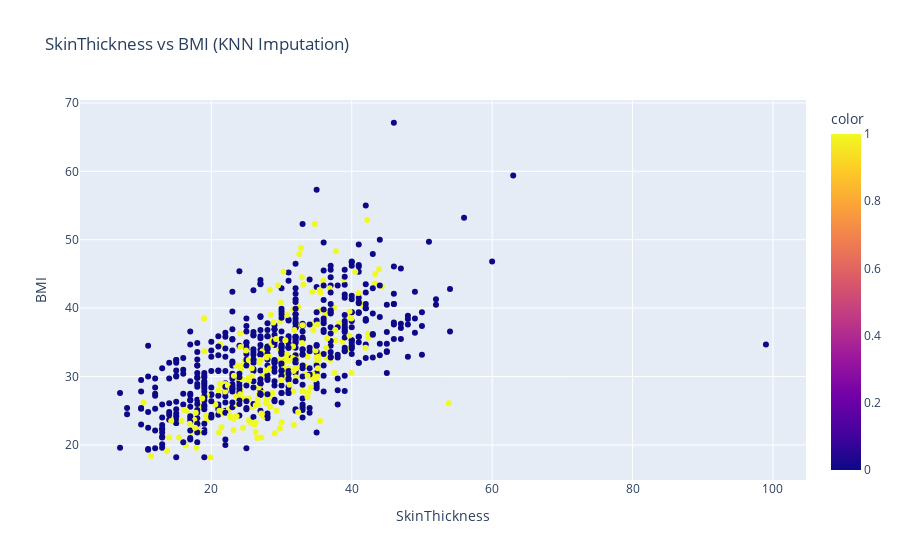

Notebook code for this chart:
### Markdown cell above
### ML based imputation techniques

The alternative to using central tendencies or constant values for imputations is to use ML based imputation methods. We will cover three types algorithms here which have popular use: Nearest neighbours imputation, tree based imputation and regression based imputation. These methods work by building models for a feature based on the other features of the data.

As you've already covered the underlying algorithms of KNNs, Ensemble Trees and Regression, we won't recap them here - just show how to apply them to our dataset.

We'll start with KNN imputation. Here, the algorithm selects the K nearest/most similar datapoints to a datapoint with a missing value. The missing value is then either populated with an average from the K neighbours, or a weighted average. This argument can be specified by `weights` flag in sklearn's [`KNNImputer`](https://scikit-learn.org/stable/modules/generated/sklearn.impute.KNNImputer.html#sklearn.impute.KNNImputer) class.

### Code cell
from sklearn.impute import KNNImputer

# default arguments are:
# n_neighbors = 5
# weights = "uniform"
knn_impute = KNNImputer(n_neighbors=3, weights="distance")
pima_knn_arr = knn_impute.fit_transform(pima_df)
pima_knn_df = pd.DataFrame(data=pima_knn_arr, columns=pima_cols)

fig_knn = px.scatter(pima_knn_df, x="SkinThickness", y="BMI", title="SkinThickness vs BMI (KNN Imputation)",
           color=nulls)
fig_knn

### Figure 1 — Plotly figure (JSON) as saved in the notebook; plotly's stock layout.template omitted (floating-point values rounded to 4 significant figures; data arrays with more than 128 entries replaced by an {"elided": "..."} marker saying what was removed)
{"data": [{"hovertemplate": "SkinThickness=%{x}<br>BMI=%{y}<br>color=%{marker.color}<extra></extra>", "legendgroup": "", "marker": {"color": {"elided": "752 int values"}, "coloraxis": "coloraxis", "symbol": "circle"}, "mode": "markers", "name": "", "orientation": "v", "showlegend": false, "type": "scatter", "x": {"elided": "752 float values"}, "xaxis": "x", "y": {"elided": "752 float values"}, "yaxis": "y"}], "layout": {"coloraxis": {"colorbar": {"title": {"text": "color"}}, "colorscale": [[0, "#0d0887"], [0.1111, "#46039f"], [0.2222, "#7201a8"], [0.3333, "#9c179e"], [0.4444, "#bd3786"], [0.5556, "#d8576b"], [0.6667, "#ed7953"], [0.7778, "#fb9f3a"], [0.8889, "#fdca26"], [1, "#f0f921"]]}, "legend": {"tracegroupgap": 0}, "title": {"text": "SkinThickness vs BMI (KNN Imputation)"}, "xaxis": {"anchor": "y", "domain": [0, 1], "title": {"text": "SkinThickness"}}, "yaxis": {"anchor": "x", "domain": [0, 1], "title": {"text": "BMI"}}}}
